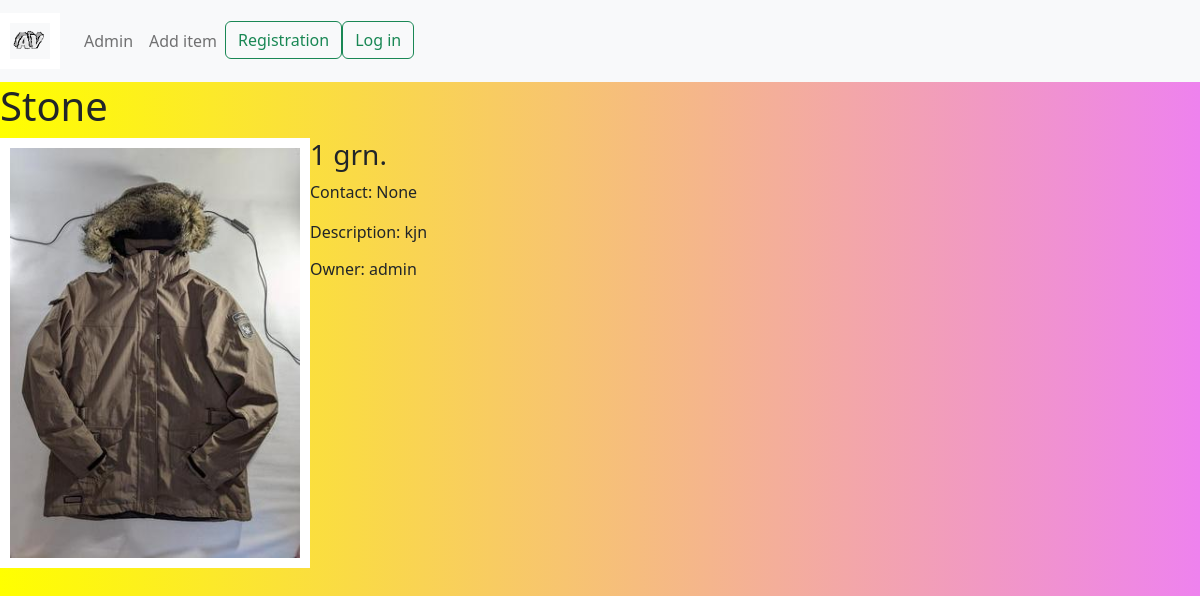
The page /item/stone/ on the database its author committed.
### app1/models.py (models this page shows, shortened)
class Item(models.Model):
    name = models.CharField(max_length=150, blank=False)
    slug = models.SlugField(max_length=255, unique=True, db_index=True, verbose_name="URL")
    price = models.IntegerField(default=1)
    description = models.TextField(blank='This item has no description')
    item_img = models.ImageField(upload_to='static/images')
    owner = models.ForeignKey(User, on_delete=models.SET_NULL, null=True)
    contact = models.CharField(max_length=150, default='None', blank=False, null=True)

### app1/views.py (the view)
# urls.py: path('item/<slug:item_slug>/', ShowItemPage.as_view(), name='item'),
class ShowItemPage(DetailView):
    model = Item
    template_name = 'item.html'
    slug_url_kwarg = 'item_slug'
    context_object_name = 'item'

### templates/item.html (shortened to what this page needs)
{% extends 'base.html' %}
{% block content %}
<h1>{{ item.name }}</h1>
<img src="/{{ item.item_img }}" width="310" height="430" alt="photo {{ item.name }}">
<div class="right">
    <h3>{{ item.price }} grn.</h3>
    <p>Contact: {{ item.contact }}</p>
    <p class="text-body"> Description:
        {{ item.description }}</p>
    <h6>Owner: {{ item.owner }}</h6>
</div>
{% endblock %}

### templates/base.html (style rules this page uses)
body { background: linear-gradient(to right, yellow, violet); }

### templates/item.html (style rules this page uses)
img { float: left; border: 10px solid white; }

### rows shown on the page
Item: name "Stone", item_img (picture), price "1", contact "None", description "kjn", owner "admin"
